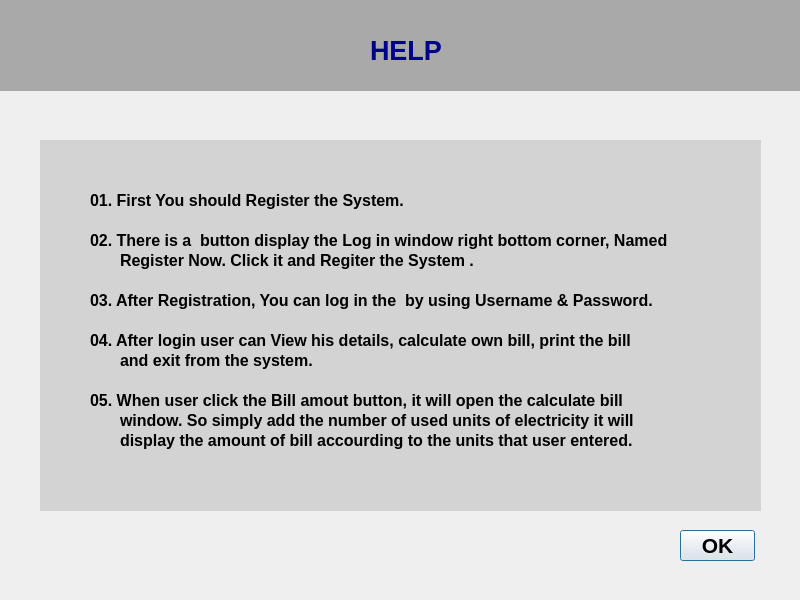
<?xml version="1.0" encoding="UTF-8"?>
<ui version="4.0">
 <class>Helpp</class>
 <widget class="QDialog" name="Helpp">
  <property name="geometry">
   <rect>
    <x>0</x>
    <y>0</y>
    <width>800</width>
    <height>600</height>
   </rect>
  </property>
  <property name="windowTitle">
   <string>Dialog</string>
  </property>
  <widget class="QWidget" name="widget" native="true">
   <property name="geometry">
    <rect>
     <x>0</x>
     <y>0</y>
     <width>801</width>
     <height>91</height>
    </rect>
   </property>
   <property name="styleSheet">
    <string notr="true">#widget{

background:darkgray;

}</string>
   </property>
   <widget class="QLabel" name="label">
    <property name="geometry">
     <rect>
      <x>370</x>
      <y>40</y>
      <width>71</width>
      <height>21</height>
     </rect>
    </property>
    <property name="font">
     <font>
      <pointsize>20</pointsize>
      <weight>75</weight>
      <bold>true</bold>
     </font>
    </property>
    <property name="styleSheet">
     <string notr="true">#label{

color:darkblue;


}</string>
    </property>
    <property name="text">
     <string>HELP</string>
    </property>
   </widget>
  </widget>
  <widget class="QWidget" name="widget_2" native="true">
   <property name="geometry">
    <rect>
     <x>40</x>
     <y>140</y>
     <width>721</width>
     <height>371</height>
    </rect>
   </property>
   <property name="styleSheet">
    <string notr="true">#widget_2{

background:lightgray;

}</string>
   </property>
   <widget class="QLabel" name="label_2">
    <property name="geometry">
     <rect>
      <x>50</x>
      <y>50</y>
      <width>611</width>
      <height>21</height>
     </rect>
    </property>
    <property name="font">
     <font>
      <pointsize>12</pointsize>
      <weight>75</weight>
      <bold>true</bold>
     </font>
    </property>
    <property name="styleSheet">
     <string notr="true">#label{

color:darkblue;


}</string>
    </property>
    <property name="text">
     <string>01. First You should Register the System.</string>
    </property>
   </widget>
   <widget class="QLabel" name="label_3">
    <property name="geometry">
     <rect>
      <x>50</x>
      <y>90</y>
      <width>631</width>
      <height>21</height>
     </rect>
    </property>
    <property name="font">
     <font>
      <pointsize>12</pointsize>
      <weight>75</weight>
      <bold>true</bold>
     </font>
    </property>
    <property name="styleSheet">
     <string notr="true">#label{

color:darkblue;


}</string>
    </property>
    <property name="text">
     <string>02. There is a  button display the Log in window right bottom corner, Named</string>
    </property>
   </widget>
   <widget class="QLabel" name="label_4">
    <property name="geometry">
     <rect>
      <x>80</x>
      <y>110</y>
      <width>611</width>
      <height>21</height>
     </rect>
    </property>
    <property name="font">
     <font>
      <pointsize>12</pointsize>
      <weight>75</weight>
      <bold>true</bold>
     </font>
    </property>
    <property name="styleSheet">
     <string notr="true">#label{

color:darkblue;


}</string>
    </property>
    <property name="text">
     <string>Register Now. Click it and Regiter the System .</string>
    </property>
   </widget>
   <widget class="QLabel" name="label_5">
    <property name="geometry">
     <rect>
      <x>50</x>
      <y>150</y>
      <width>631</width>
      <height>21</height>
     </rect>
    </property>
    <property name="font">
     <font>
      <pointsize>12</pointsize>
      <weight>75</weight>
      <bold>true</bold>
     </font>
    </property>
    <property name="styleSheet">
     <string notr="true">#label{

color:darkblue;


}</string>
    </property>
    <property name="text">
     <string>03. After Registration, You can log in the  by using Username &amp; Password.</string>
    </property>
   </widget>
   <widget class="QLabel" name="label_6">
    <property name="geometry">
     <rect>
      <x>50</x>
      <y>190</y>
      <width>631</width>
      <height>21</height>
     </rect>
    </property>
    <property name="font">
     <font>
      <pointsize>12</pointsize>
      <weight>75</weight>
      <bold>true</bold>
     </font>
    </property>
    <property name="styleSheet">
     <string notr="true">#label{

color:darkblue;


}</string>
    </property>
    <property name="text">
     <string>04. After login user can View his details, calculate own bill, print the bill</string>
    </property>
   </widget>
   <widget class="QLabel" name="label_7">
    <property name="geometry">
     <rect>
      <x>80</x>
      <y>210</y>
      <width>581</width>
      <height>21</height>
     </rect>
    </property>
    <property name="font">
     <font>
      <pointsize>12</pointsize>
      <weight>75</weight>
      <bold>true</bold>
     </font>
    </property>
    <property name="styleSheet">
     <string notr="true">#label{

color:darkblue;


}</string>
    </property>
    <property name="text">
     <string>and exit from the system.</string>
    </property>
   </widget>
   <widget class="QLabel" name="label_8">
    <property name="geometry">
     <rect>
      <x>50</x>
      <y>250</y>
      <width>631</width>
      <height>21</height>
     </rect>
    </property>
    <property name="font">
     <font>
      <pointsize>12</pointsize>
      <weight>75</weight>
      <bold>true</bold>
     </font>
    </property>
    <property name="styleSheet">
     <string notr="true">#label{

color:darkblue;


}</string>
    </property>
    <property name="text">
     <string>05. When user click the Bill amout button, it will open the calculate bill </string>
    </property>
   </widget>
   <widget class="QLabel" name="label_9">
    <property name="geometry">
     <rect>
      <x>80</x>
      <y>270</y>
      <width>601</width>
      <height>21</height>
     </rect>
    </property>
    <property name="font">
     <font>
      <pointsize>12</pointsize>
      <weight>75</weight>
      <bold>true</bold>
     </font>
    </property>
    <property name="styleSheet">
     <string notr="true">#label{

color:darkblue;


}</string>
    </property>
    <property name="text">
     <string>window. So simply add the number of used units of electricity it will </string>
    </property>
   </widget>
   <widget class="QLabel" name="label_10">
    <property name="geometry">
     <rect>
      <x>80</x>
      <y>290</y>
      <width>601</width>
      <height>21</height>
     </rect>
    </property>
    <property name="font">
     <font>
      <pointsize>12</pointsize>
      <weight>75</weight>
      <bold>true</bold>
     </font>
    </property>
    <property name="styleSheet">
     <string notr="true">#label{

color:darkblue;


}</string>
    </property>
    <property name="text">
     <string>display the amount of bill accourding to the units that user entered.</string>
    </property>
   </widget>
  </widget>
  <widget class="QPushButton" name="pushButton">
   <property name="geometry">
    <rect>
     <x>680</x>
     <y>530</y>
     <width>75</width>
     <height>31</height>
    </rect>
   </property>
   <property name="font">
    <font>
     <pointsize>16</pointsize>
     <weight>75</weight>
     <bold>true</bold>
    </font>
   </property>
   <property name="text">
    <string>OK</string>
   </property>
  </widget>
 </widget>
 <resources/>
 <connections/>
</ui>
